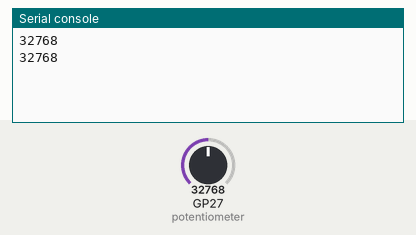
Bench run of a program on a simulated Raspberry Pi Pico running MicroPython. Shown: the last lines printed to the serial console. Inputs (shaded band) come from the test bench; at power-on: GP27 (potentiometer) = 32768 (analog values on the 0–65535 scale).

Above: at 1.2 s.
1.3 s: GP27 (potentiometer) set to 45874
At 2.6 s:
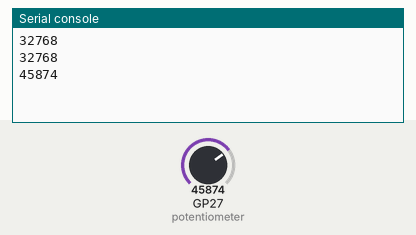
2.8 s: GP27 (potentiometer) set to 57670
At 3.8 s:
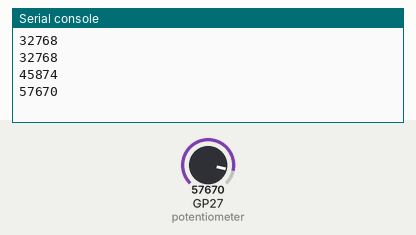
Timing chart, 0 to 5.8 s (numbered marks = the images above; inputs shaded):
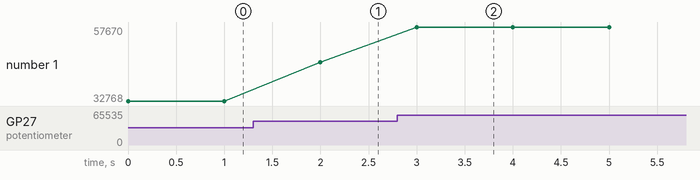

The program:

Day_4a.py
```python
'''
Potentiometer to print readings
'''

# Imports
from machine import Pin, ADC
import time

# Set Potentiometer Pins
potentiometer = ADC(Pin(27))

while True:
    reading = potentiometer.read_u16() # take a reading from potentiometer

    print(reading) # print the reading

    time.sleep(1)
```

Measured:
- after the input at 1.3 s, the serial console: prints a new line after 0.70 s (image 1)
- after the input at 2.8 s, the serial console: prints a new line after 0.20 s (image 2)
- plotted number 1: 32768 → 45874 after the input at 1.3 s, 45874 → 57670 after the input at 2.8 s
